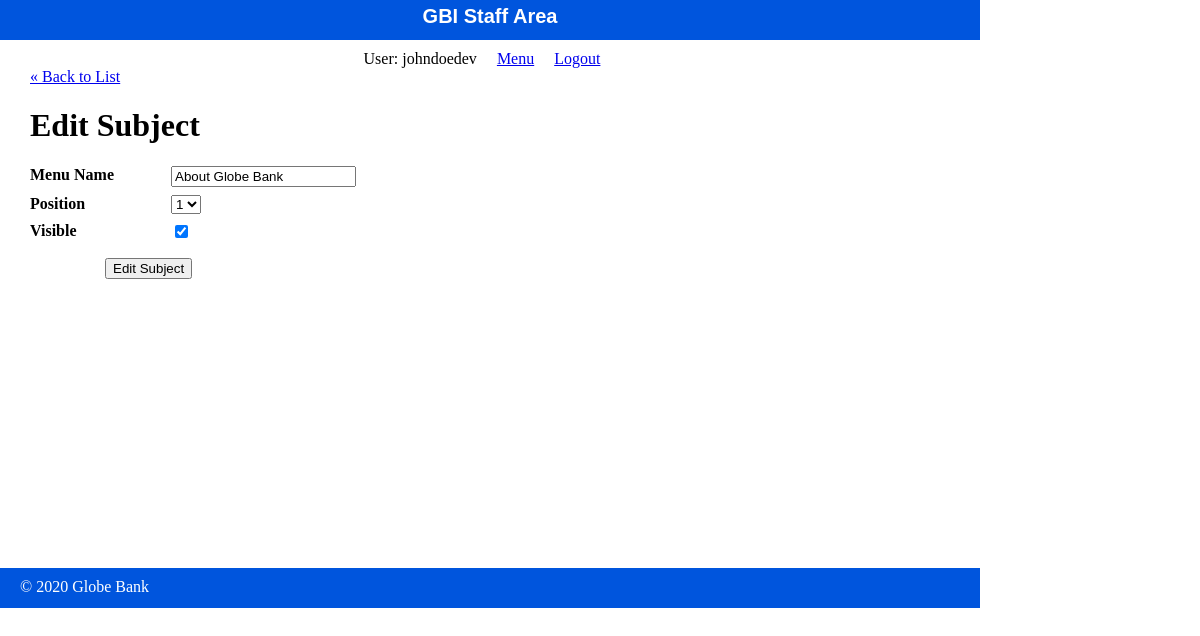
/staff/subjects/edit.php?id=1 (signed in), run on the app's committed database.
### tables this page shows
CREATE TABLE `subjects` (
  `id` int(11) NOT NULL,
  `menu_name` varchar(255) DEFAULT NULL,
  `position` int(3) DEFAULT NULL,
  `visible` tinyint(1) DEFAULT NULL
);

### private/functions.php (called while the page is built, shortened)
<?php
function url_for($script_path)
{
    return WWW_ROOT . $script_path;
}
function u($string = "")
{
    return urlencode($string);
}
function h($string = "")
{
    return htmlspecialchars($string);
}

### private/database.php (called while the page is built, shortened)
<?php
function db_escape($connection, $string)
{
    return mysqli_real_escape_string($connection, $string);
}

### private/query_functions.php (called while the page is built, shortened)
<?php
  function find_all_subjects($options=[]) {
    global $db;
    $visible = $options['visible'] ?? false;
    $sql = "SELECT * FROM subjects ";
    $sql .= "ORDER BY position ASC";
    $result = mysqli_query($db, $sql);
    return $result;
  }
  function find_subject_by_id($id, $options=[]) {
    global $db;
    $visible = $options['visible'] ?? false;
    $sql = "SELECT * FROM subjects ";
    $sql .= "WHERE id='" . db_escape($db, $id) . "' ";
    $result = mysqli_query($db, $sql);
    $subject = mysqli_fetch_assoc($result);
    return $subject;
  }
?>

### public/staff/subjects/edit.php (the view, shortened to what this page needs)
<?php require_once('../../../private/initialize.php');
$id = $_GET['id'];
if (is_post_request()) {
    $subject = [];
    $subject['menu_name'] = $_POST['menu_name'] ?? '';
    $subject['position'] = $_POST['position'] ?? '';
    $subject['visible'] = $_POST['visible'] ?? '';
    $subject['id'] = $id;
    $result = update_subject($subject);
    if ($result === true) {
        $_SESSION['message'] = "Subject updated successfully";
        redirect_to(url_for('/staff/subjects/show.php?id=' . $subject['id']));
    } else {
        $errors = $result;
    }
} else {
    $subject = find_subject_by_id($id);
}
$subject_set = find_all_subjects();
$subject_count = mysqli_num_rows($subject_set);
?>
<?php include(SHARED_PATH . '/staff_header.php'); ?>
<div id="content">
    <a class="back-link" href="<?php echo url_for('/staff/subjects/index.php'); ?>">&laquo; Back to List</a>
    <div class="subject edit">
        <h1>Edit Subject</h1>
        <form action=" <?= url_for('/staff/subjects/edit.php?id=' . h(u($id))); ?>" method="post">
            <dl>
                <dt>Menu Name</dt>
                <dd><input type="text" name="menu_name" value="<?= h($subject['menu_name']) ?>" /></dd>
            </dl>
            <dl>
                <dt>Position</dt>
                <dd>
                    <select name="position">
                        <?php for ($i = 1; $i <= $subject_count; $i++) : ?>
                            <option value="<?= $i; ?>" <?php if ($subject['position'] == $i) {
                                                            echo "selected";
                                                        }; ?>><?= $i; ?></option>
                        <?php endfor; ?>
                    </select>
                </dd>
            </dl>
            <dl>
                <dt>Visible</dt>
                <dd>
                    <input type="checkbox" name="visible" value="1" <?php if ($subject['visible'] == 1) {
                                                                        echo "checked";
                                                                    } ?> />
                </dd>
            </dl>
            <div id="operations">
                <input type="submit" value="Edit Subject" />
            </div>
        </form>
    </div>
</div>
<?php include(SHARED_PATH . '/staff_footer.php'); ?>

### public/stylesheets/staff.css (style rules this page uses)
html { height: 100%; width: 100%; }
body { height: 980px; width: 100%; margin: 0; padding: 0; }
#content { width: 920px; min-height: 500px; padding: 0 30px; }
dl { clear: both; overflow: hidden; margin: 0.5em 0; }
dt { float: left; font-weight: bold; width: 125px; }
dd { float: left; margin-left: 1em; }
#operations { clear: both; margin: 1em 0 1em 75px; }

### data on the page
subjects: menu_name "About Globe Bank", position "1", visible "☑"

### other printed values
$_SESSION['username'] "johndoedev"
